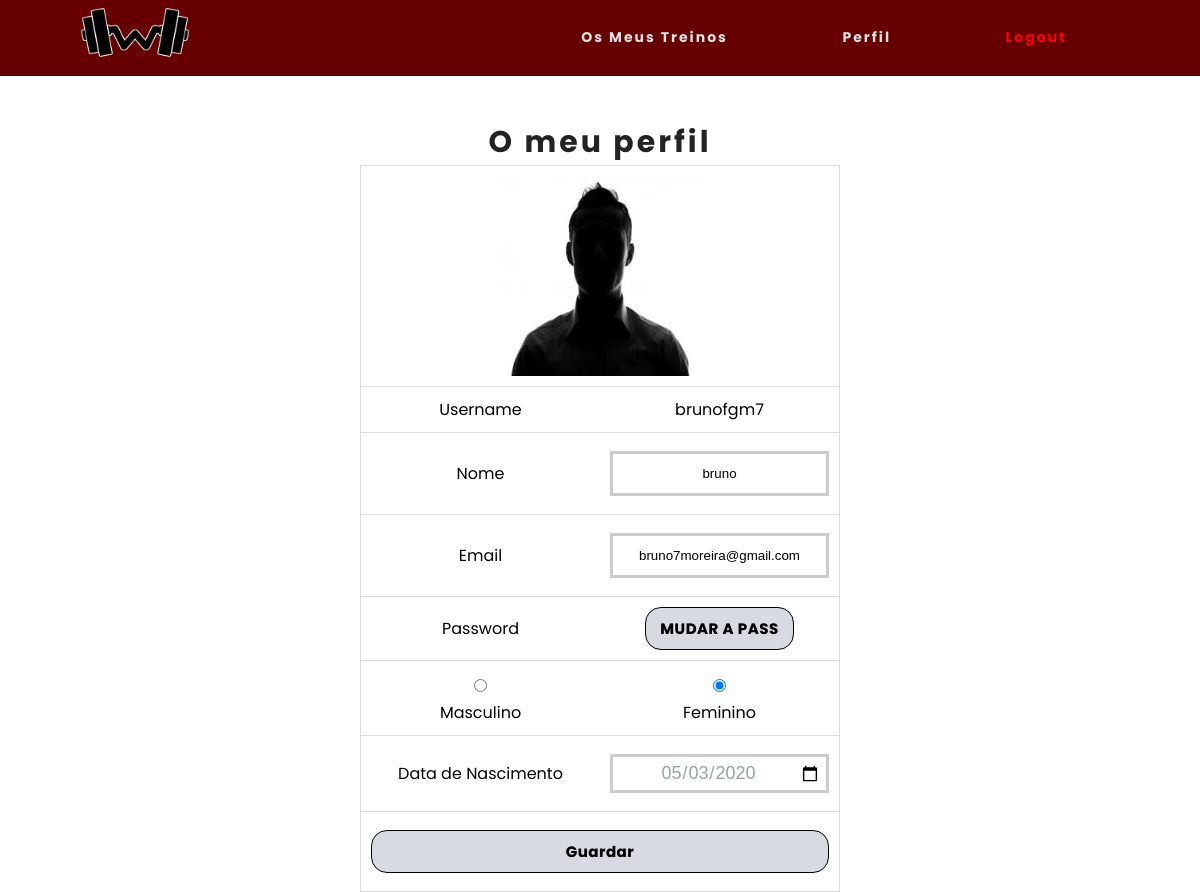
The page /perfil.php (signed in) on the database its author committed.
### tables this page shows
CREATE TABLE `utilizadores` (
  `id` int(11) NOT NULL,
  `username` varchar(20) NOT NULL,
  `nome` varchar(100) NOT NULL,
  `email` varchar(100) NOT NULL,
  `password` varchar(40) NOT NULL,
  `dataNasc` date NOT NULL,
  `tipoUtilizador` int(11) NOT NULL,
  `contaAtivada` int(11) NOT NULL,
  `chave` varchar(100) NOT NULL,
  `foto` longtext DEFAULT NULL,
  `genero` varchar(10) DEFAULT NULL
);

### perfil.php (the view, shortened to what this page needs)
<?php
include 'server.php';
include "cabecalho.php";
if(isset($_SESSION["username"]))
{
    $smt=$pdo->prepare('SELECT * FROM utilizadores WHERE username=?');
    $smt->execute([$_SESSION["username"]]);
    $utilizador=$smt->fetch(PDO::FETCH_ASSOC);
}
else
{
exit ("utilizador não definido.");
}
?>
<div class="contentPerfil">
    <form action="upload.php" method="post" enctype="multipart/form-data">
        <table>
            <thead>
                <h2>O meu perfil</h2>
            </thead>
            <tbody>
                <tr>
                    <td colspan="2">
                        <div class="image-upload">
                            <label for="fileToUpload"  class="futilizador">
                                <img src="<?=$utilizador['foto']?>"/>
                            </label>
                        </div>
                    </td>
                </tr>
                <tr>
                    <td class="hidden">
                        <label for="username">Username</label>
                    </td>
                    <td>
                        <label for="user"><?=$utilizador['username']?></label>
                    </td>
                </tr>
                <tr>
                    <td>
                        <label for="nome">Nome</label>
                    </td>
                    <td>
                        <input type="text" name="nome" placeholder="Nome" value="<?=$utilizador['nome']?>" id="nome">
                    </td>
                </tr>
                <tr>
                    <td>
                        <label for="email">Email</label>
                    </td>
                    <td>
                        <input type="text" name="email" placeholder="Email" value="<?=$utilizador['email']?>" id="email">
                    </td>
                </tr>
                <tr>
                    <td>
                        <label for="password">Password</label>
                    </td>
                    <td>
                        <form action="mudarPass.php">
                            <button onclick="location.href='mudarPass.php'" class="enviar" type="button">MUDAR A PASS</button>
                        </form>
                    </td>
                </tr>
                    <tr>
                            <?php
                            if($utilizador['genero'] == 'm')
                            {
                                echo '<td>';
                                    echo '<input type="radio" name="genero" id="genero" value="m" checked="checked"> Masculino';
                                echo '</td>';
                                echo '<td>';
                                    echo '<input type="radio" name="genero" id="genero" value="f"> Feminino';
                                echo '</td>';
                            }else {
                                echo '<td>';
                                    echo '<input type="radio" name="genero" id="genero" value="m"> Masculino';
                                echo '</td>';
                                echo '<td>';
                                    echo '<input type="radio" name="genero" id="genero" value="f" checked="checked"> Feminino';
                                echo '</td>';
                            }
                            ?>
                    </tr>
                <tr>
                    <td>
                        <label for="dataNasc">Data de Nascimento</label>
                    </td>
                    <td>
                        <input type="date" id="dataNasc" name="dataNasc" value="<?=$utilizador['dataNasc']?>">
                    </td>
                </tr>
                <tr>
                    <td colspan="2">
                        <input type="submit" value="Guardar" class="enviar">
                    </td>
                </tr>
            </tbody>
        </table>
    </form>
</div>

### css/style.css (style rules this page uses)
* { margin: 0px; padding: 0px; box-sizing: border-box; list-style: none; text-decoration: none; }
h2 { font-family: "Poppins", sans-serif; letter-spacing: 3px; color: rgb(219, 217, 217); }
.contentPerfil { padding-top: 7%; }
@media screen and (max-width: 1400px) { .contentPerfil { padding-top: 10%; } }
html, body { overflow-x: hidden; }
.contentPerfil { background-color: white; font-family: "poppins"; text-align: center; width: 80%; height: auto; display: block; margin: auto; }
.contentPerfil * { background-color: white; text-align: center; }
.contentPerfil input { width: 100%; padding: 12px 20px; margin: 8px 0; box-sizing: border-box; border: 3px solid #ccc; -webkit-transition: 0.5s; transition: 0.5s; outline: none; }
.contentPerfil h2 { color: rgb(35, 35, 35); font-weight: bold; margin: auto; font-size: 30px; font-family: "poppins"; }
.contentPerfil table { border: 1px solid #ccc; border-collapse: collapse; margin: 0; padding: 0; width: 50%; margin-left: auto; margin-right: auto; table-layout: fixed; }
.contentPerfil table tr { background-color: #f8f8f8; border: 1px solid #ddd; }
.contentPerfil table th, .contentPerfil table td { padding: 0.625em; text-align: center; }
.contentPerfil .enviar { background-color: #d7dae0; border-radius: 16px; border: 1px solid #000000; display: inline-block; cursor: pointer; color: #000000; font-family: "poppins"; font-size: 15px; font-weight: bold; padding: 9px 14px; text-decoration: none; text-shadow: 0px 0px 0px #777d76; letter-spacing: 0.5px; }
.image-upload img { width: 200px; height: 200px; cursor: pointer; }
.image-upload { width: 200px; height: 200px; margin: auto; }
input[type="date"] { appearance: none; -webkit-appearance: none; color: #95a5a6; font-family: "Helvetica", arial, sans-serif; font-size: 18px; border: 3px solid #ccc; padding: 5px; display: inline-block !important; visibility: visible !important; }
td.hidden { overflow: hidden; }

### rows shown on the page
utilizadores: foto (picture), username "brunofgm7", nome "bruno", email "bruno7moreira@gmail.com", dataNasc "05/03/2020"
